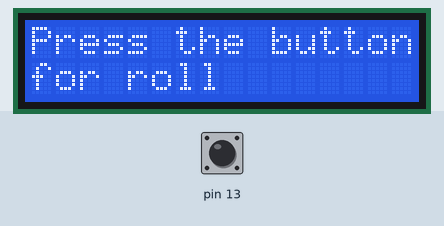
This sketch was run on a simulated Arduino Uno, built with avr-gcc and run on an emulated ATmega328P. Parts: 16×2 character LCD. The inputs (shaded band) are chosen by the test bench; at power-on: pin 13 HIGH. Random numbers use the default seed unless the sketch sets one.

Above: at 1.2 s.
1.3 s: pin 13 pulled LOW for 0.15 s
At 2.0 s:
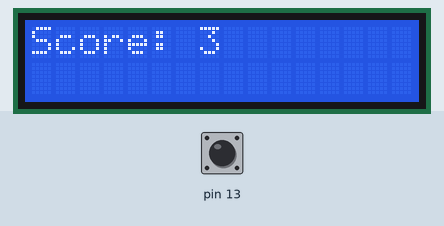
2.9 s: pin 13 pulled LOW for 1 s
At 3.7 s:
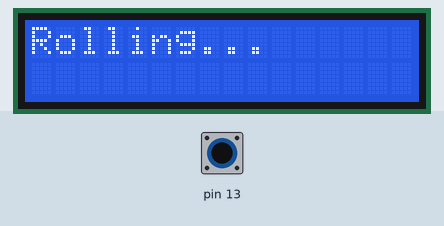
5.4 s: pin 13 pulled LOW for 0.15 s
At 6.3 s:
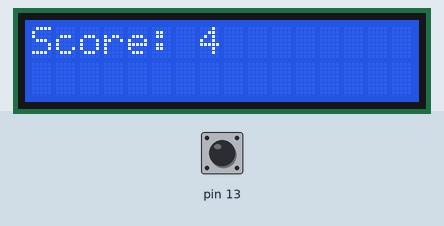
7.0 s: pin 13 pulled LOW for 3.2 s
At 8.2 s:
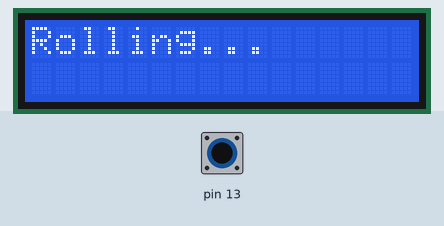
Timing chart, 0 to 10.0 s (numbered marks = the images above; inputs shaded):
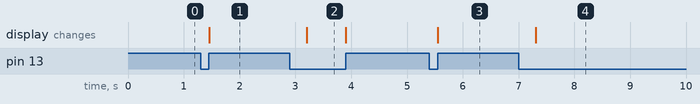

The sketch:

main.ino
```cpp
#include <LiquidCrystal.h>
#include <GyverButton.h>
#include "Dice.h"

LiquidCrystal lcd(12, 11, 9, 8, 7, 6);
GButton butt1(13);
boolean isPress = false;
Dice cube (6);

void setup() {
  button1Setup();
  lcd.begin(16, 2);
  lcd.clear();

  lcd.print("Press the button");
  lcd.setCursor(0, 1);
  lcd.print("for roll");
  lcd.setCursor(1, 0);
}

void button1Setup() {
  butt1.setTickMode(AUTO);
  butt1.setDebounce(50);
  butt1.setTimeout(300);
  butt1.setClickTimeout(600);
  butt1.setType(HIGH_PULL);
  butt1.setDirection(NORM_OPEN);
}

void loop() {
  if (butt1.isHold() && isPress == false) {
    lcd.clear();
    lcd.print("Rolling...");
    isPress = true;
  }
  if (butt1.isRelease()) {
    isPress = false;
    lcd.clear();
    cube.doThrow();
    lcd.print("Score: ");
    lcd.print(cube.getValue());
  }
}
```

Dice.h
```cpp
class Dice {
  public:
    Dice(int sides) {
      _sides = sides;
    }

   void doThrow() {
      _value = random(1, _sides);  // add throw

    }

    int getValue() {
      return _value;
    }

    int getSides() {
      return _sides;
    }

  private:
    int _sides;
    int _value;
};
```

Measured:
- after the input at 1.3 s, the display: changes after 0.15 s (image 1)
- after the input at 2.9 s, the display: changes after 0.30 s (image 2)
- after the input at 5.4 s, the display: changes after 0.15 s (image 3)
- after the input at 7.0 s, the display: changes after 0.30 s (image 4)
